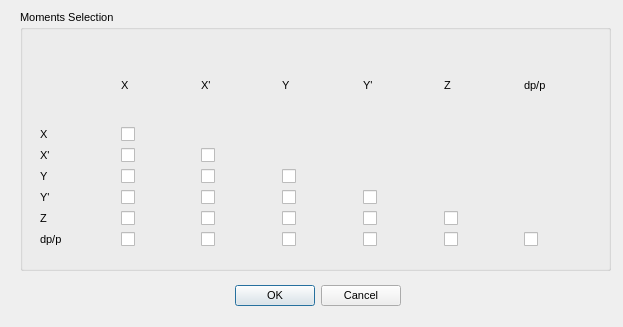
<?xml version="1.0" encoding="UTF-8"?>
<ui version="4.0">
 <class>MomentsSelectionDialog</class>
 <widget class="QDialog" name="MomentsSelectionDialog">
  <property name="enabled">
   <bool>true</bool>
  </property>
  <property name="geometry">
   <rect>
    <x>0</x>
    <y>0</y>
    <width>623</width>
    <height>327</height>
   </rect>
  </property>
  <property name="sizePolicy">
   <sizepolicy hsizetype="Fixed" vsizetype="Fixed">
    <horstretch>0</horstretch>
    <verstretch>0</verstretch>
   </sizepolicy>
  </property>
  <property name="minimumSize">
   <size>
    <width>350</width>
    <height>225</height>
   </size>
  </property>
  <property name="maximumSize">
   <size>
    <width>100000</width>
    <height>100000</height>
   </size>
  </property>
  <property name="baseSize">
   <size>
    <width>246</width>
    <height>165</height>
   </size>
  </property>
  <property name="font">
   <font>
    <pointsize>8</pointsize>
   </font>
  </property>
  <property name="windowTitle">
   <string>Moments Selection Dialog</string>
  </property>
  <widget class="QDialogButtonBox" name="buttonBox">
   <property name="geometry">
    <rect>
     <x>230</x>
     <y>280</y>
     <width>171</width>
     <height>32</height>
    </rect>
   </property>
   <property name="orientation">
    <enum>Qt::Horizontal</enum>
   </property>
   <property name="standardButtons">
    <set>QDialogButtonBox::Cancel|QDialogButtonBox::Ok</set>
   </property>
  </widget>
  <widget class="QGroupBox" name="groupBox">
   <property name="geometry">
    <rect>
     <x>20</x>
     <y>10</y>
     <width>591</width>
     <height>261</height>
    </rect>
   </property>
   <property name="title">
    <string>Moments Selection</string>
   </property>
   <widget class="QWidget" name="layoutWidget">
    <property name="geometry">
     <rect>
      <x>20</x>
      <y>40</y>
      <width>559</width>
      <height>197</height>
     </rect>
    </property>
    <layout class="QGridLayout" name="gridLayout_2">
     <item row="2" column="1">
      <widget class="QCheckBox" name="checkBox10">
       <property name="text">
        <string/>
       </property>
       <attribute name="buttonGroup">
        <string notr="true">buttonGroup</string>
       </attribute>
      </widget>
     </item>
     <item row="4" column="2">
      <widget class="QCheckBox" name="checkBox31">
       <property name="text">
        <string/>
       </property>
       <attribute name="buttonGroup">
        <string notr="true">buttonGroup</string>
       </attribute>
      </widget>
     </item>
     <item row="3" column="1">
      <widget class="QCheckBox" name="checkBox20">
       <property name="text">
        <string/>
       </property>
       <attribute name="buttonGroup">
        <string notr="true">buttonGroup</string>
       </attribute>
      </widget>
     </item>
     <item row="0" column="5">
      <widget class="QLabel" name="label_13">
       <property name="text">
        <string>Z</string>
       </property>
      </widget>
     </item>
     <item row="2" column="0">
      <widget class="QLabel" name="label_4">
       <property name="text">
        <string>X'</string>
       </property>
      </widget>
     </item>
     <item row="1" column="0">
      <widget class="QLabel" name="label_3">
       <property name="text">
        <string>X</string>
       </property>
      </widget>
     </item>
     <item row="0" column="4">
      <widget class="QLabel" name="label_12">
       <property name="text">
        <string>Y'</string>
       </property>
      </widget>
     </item>
     <item row="6" column="4">
      <widget class="QCheckBox" name="checkBox53">
       <property name="text">
        <string/>
       </property>
       <attribute name="buttonGroup">
        <string notr="true">buttonGroup</string>
       </attribute>
      </widget>
     </item>
     <item row="4" column="4">
      <widget class="QCheckBox" name="checkBox33">
       <property name="text">
        <string/>
       </property>
       <attribute name="buttonGroup">
        <string notr="true">buttonGroup</string>
       </attribute>
      </widget>
     </item>
     <item row="6" column="5">
      <widget class="QCheckBox" name="checkBox54">
       <property name="text">
        <string/>
       </property>
       <attribute name="buttonGroup">
        <string notr="true">buttonGroup</string>
       </attribute>
      </widget>
     </item>
     <item row="5" column="2">
      <widget class="QCheckBox" name="checkBox41">
       <property name="text">
        <string/>
       </property>
       <attribute name="buttonGroup">
        <string notr="true">buttonGroup</string>
       </attribute>
      </widget>
     </item>
     <item row="6" column="0">
      <widget class="QLabel" name="label_8">
       <property name="text">
        <string>dp/p</string>
       </property>
      </widget>
     </item>
     <item row="0" column="2">
      <widget class="QLabel" name="label_10">
       <property name="text">
        <string>X'</string>
       </property>
      </widget>
     </item>
     <item row="5" column="3">
      <widget class="QCheckBox" name="checkBox42">
       <property name="text">
        <string/>
       </property>
       <attribute name="buttonGroup">
        <string notr="true">buttonGroup</string>
       </attribute>
      </widget>
     </item>
     <item row="4" column="1">
      <widget class="QCheckBox" name="checkBox30">
       <property name="text">
        <string/>
       </property>
       <attribute name="buttonGroup">
        <string notr="true">buttonGroup</string>
       </attribute>
      </widget>
     </item>
     <item row="3" column="2">
      <widget class="QCheckBox" name="checkBox21">
       <property name="text">
        <string/>
       </property>
       <attribute name="buttonGroup">
        <string notr="true">buttonGroup</string>
       </attribute>
      </widget>
     </item>
     <item row="0" column="6">
      <widget class="QLabel" name="label_14">
       <property name="text">
        <string>dp/p</string>
       </property>
      </widget>
     </item>
     <item row="1" column="1">
      <widget class="QCheckBox" name="checkBox00">
       <property name="text">
        <string/>
       </property>
       <attribute name="buttonGroup">
        <string notr="true">buttonGroup</string>
       </attribute>
      </widget>
     </item>
     <item row="3" column="0">
      <widget class="QLabel" name="label_5">
       <property name="text">
        <string>Y</string>
       </property>
      </widget>
     </item>
     <item row="3" column="3">
      <widget class="QCheckBox" name="checkBox22">
       <property name="text">
        <string/>
       </property>
       <attribute name="buttonGroup">
        <string notr="true">buttonGroup</string>
       </attribute>
      </widget>
     </item>
     <item row="5" column="5">
      <widget class="QCheckBox" name="checkBox44">
       <property name="text">
        <string/>
       </property>
       <attribute name="buttonGroup">
        <string notr="true">buttonGroup</string>
       </attribute>
      </widget>
     </item>
     <item row="6" column="3">
      <widget class="QCheckBox" name="checkBox52">
       <property name="text">
        <string/>
       </property>
       <attribute name="buttonGroup">
        <string notr="true">buttonGroup</string>
       </attribute>
      </widget>
     </item>
     <item row="5" column="0">
      <widget class="QLabel" name="label_7">
       <property name="text">
        <string>Z</string>
       </property>
      </widget>
     </item>
     <item row="4" column="3">
      <widget class="QCheckBox" name="checkBox32">
       <property name="text">
        <string/>
       </property>
       <attribute name="buttonGroup">
        <string notr="true">buttonGroup</string>
       </attribute>
      </widget>
     </item>
     <item row="0" column="3">
      <widget class="QLabel" name="label_11">
       <property name="text">
        <string>Y</string>
       </property>
      </widget>
     </item>
     <item row="0" column="1">
      <widget class="QLabel" name="label_9">
       <property name="text">
        <string>X</string>
       </property>
      </widget>
     </item>
     <item row="2" column="2">
      <widget class="QCheckBox" name="checkBox11">
       <property name="text">
        <string/>
       </property>
       <attribute name="buttonGroup">
        <string notr="true">buttonGroup</string>
       </attribute>
      </widget>
     </item>
     <item row="4" column="0">
      <widget class="QLabel" name="label_6">
       <property name="text">
        <string>Y'</string>
       </property>
      </widget>
     </item>
     <item row="5" column="1">
      <widget class="QCheckBox" name="checkBox40">
       <property name="text">
        <string/>
       </property>
       <attribute name="buttonGroup">
        <string notr="true">buttonGroup</string>
       </attribute>
      </widget>
     </item>
     <item row="6" column="6">
      <widget class="QCheckBox" name="checkBox55">
       <property name="text">
        <string/>
       </property>
       <attribute name="buttonGroup">
        <string notr="true">buttonGroup</string>
       </attribute>
      </widget>
     </item>
     <item row="6" column="1">
      <widget class="QCheckBox" name="checkBox50">
       <property name="text">
        <string/>
       </property>
       <attribute name="buttonGroup">
        <string notr="true">buttonGroup</string>
       </attribute>
      </widget>
     </item>
     <item row="6" column="2">
      <widget class="QCheckBox" name="checkBox51">
       <property name="text">
        <string/>
       </property>
       <attribute name="buttonGroup">
        <string notr="true">buttonGroup</string>
       </attribute>
      </widget>
     </item>
     <item row="5" column="4">
      <widget class="QCheckBox" name="checkBox43">
       <property name="text">
        <string/>
       </property>
       <attribute name="buttonGroup">
        <string notr="true">buttonGroup</string>
       </attribute>
      </widget>
     </item>
    </layout>
   </widget>
  </widget>
 </widget>
 <resources/>
 <connections>
  <connection>
   <sender>buttonBox</sender>
   <signal>accepted()</signal>
   <receiver>MomentsSelectionDialog</receiver>
   <slot>accept()</slot>
   <hints>
    <hint type="sourcelabel">
     <x>248</x>
     <y>254</y>
    </hint>
    <hint type="destinationlabel">
     <x>157</x>
     <y>274</y>
    </hint>
   </hints>
  </connection>
  <connection>
   <sender>buttonBox</sender>
   <signal>rejected()</signal>
   <receiver>MomentsSelectionDialog</receiver>
   <slot>reject()</slot>
   <hints>
    <hint type="sourcelabel">
     <x>316</x>
     <y>260</y>
    </hint>
    <hint type="destinationlabel">
     <x>286</x>
     <y>274</y>
    </hint>
   </hints>
  </connection>
 </connections>
 <slots>
  <slot>updateDialogData()</slot>
  <slot>updateDialog()</slot>
 </slots>
 <buttongroups>
  <buttongroup name="buttonGroup"/>
 </buttongroups>
</ui>
